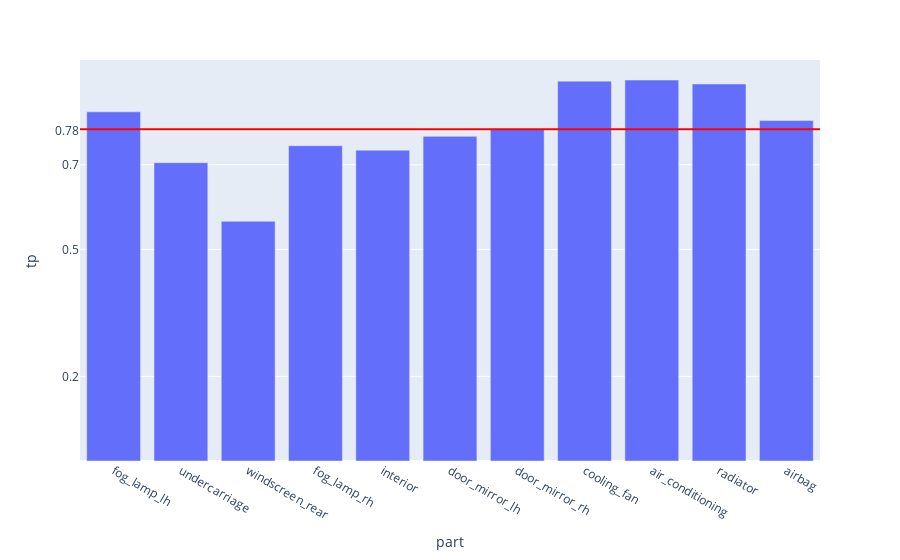

The notebook cell this image was saved under:
### Code cell
fig = px.bar(evalMetrics, x = 'part', y = 'tp')

fig.add_hline(y=avgTp, line_width=2, line_color="red")

fig.update_layout(
    yaxis = dict(
        tickmode = 'array',
        tickvals = [np.format_float_positional(avgTp, 2), 0.2, 0.5, 0.7],
    )
)
fig

### Figure 1 — Plotly figure (JSON) as saved in the notebook; plotly's stock layout.template omitted (floating-point values rounded to 4 significant figures)
{"data": [{"alignmentgroup": "True", "hovertemplate": "part=%{x}<br>tp=%{y}<extra></extra>", "legendgroup": "", "marker": {"color": "#636efa", "pattern": {"shape": ""}}, "name": "", "offsetgroup": "", "orientation": "v", "showlegend": false, "textposition": "auto", "type": "bar", "x": ["fog_lamp_lh", "undercarriage", "windscreen_rear", "fog_lamp_rh", "interior", "door_mirror_lh", "door_mirror_rh", "cooling_fan", "air_conditioning", "radiator", "airbag"], "xaxis": "x", "y": [0.8252, 0.705, 0.5665, 0.7451, 0.7346, 0.7672, 0.7839, 0.8977, 0.9003, 0.891, 0.8045], "yaxis": "y"}], "layout": {"barmode": "relative", "legend": {"tracegroupgap": 0}, "margin": {"t": 60}, "shapes": [{"line": {"color": "red", "width": 2}, "type": "line", "x0": 0, "x1": 1, "xref": "x domain", "y0": 0.7837, "y1": 0.7837, "yref": "y"}], "xaxis": {"anchor": "y", "domain": [0, 1], "title": {"text": "part"}}, "yaxis": {"anchor": "x", "domain": [0, 1], "tickmode": "array", "tickvals": ["0.78", 0.2, 0.5, 0.7], "title": {"text": "tp"}}}}
